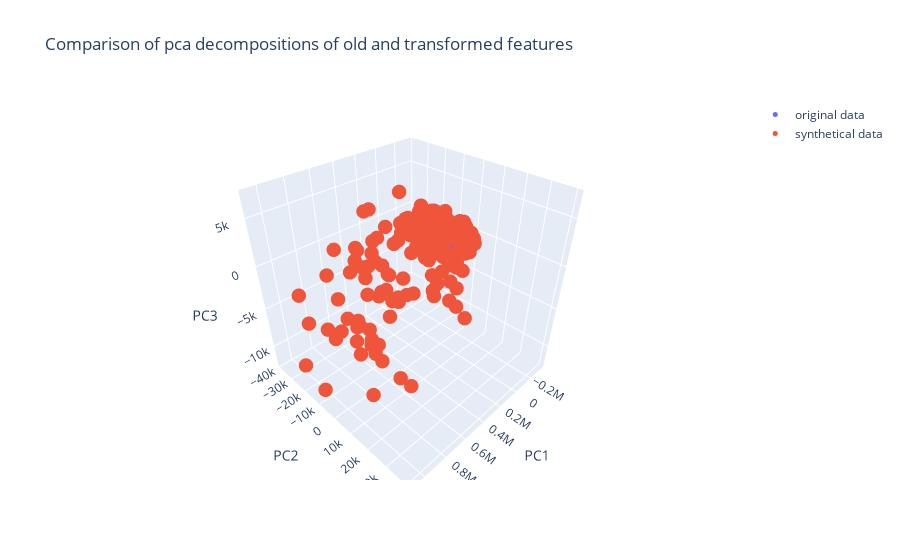

The cell this chart's notebook holds for it:
### Code cell
from genrie.utils.visualization.plots import plot_pca_comparison
plot_pca_comparison(data.features, ortho_samples)

### Figure 1 — Plotly figure (JSON) as saved in the notebook; plotly's stock layout.template omitted (floating-point values rounded to 4 significant figures; data arrays with more than 128 entries replaced by an {"elided": "..."} marker saying what was removed)
{"data": [{"marker": {"size": 5}, "mode": "markers", "name": "original data", "x": {"elided": "355 float values"}, "y": {"elided": "355 float values"}, "z": {"elided": "355 float values"}, "type": "scatter3d"}, {"marker": {"size": 5}, "mode": "markers", "name": "synthetical data", "x": {"elided": "355 float values"}, "y": {"elided": "355 float values"}, "z": {"elided": "355 float values"}, "type": "scatter3d"}], "layout": {"scene": {"xaxis": {"title": {"text": "PC1"}}, "yaxis": {"title": {"text": "PC2"}}, "zaxis": {"title": {"text": "PC3"}}}, "title": {"text": "Comparison of pca decompositions of old and transformed features"}}}
